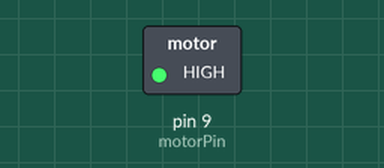
A sketch run on a simulated Arduino Uno, built with avr-gcc and run on an emulated ATmega328P. On the bench: switched loads named in the sketch (green lamp = pin HIGH).

Above: at 1.5 s.
At 4.5 s:
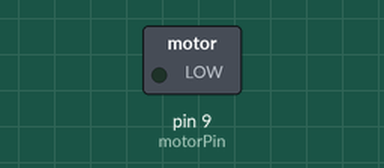
Timing chart, 0 to 7.8 s (numbered marks = the images above):
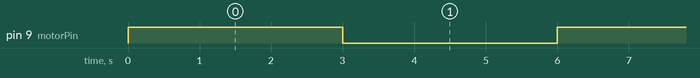

Measured:
- by itself, pin 9 (motorPin): alternates HIGH for 3.0 s and LOW for 3.0 s

The sketch:

dcMotor.ino
```cpp
const int motorPin = 9;

void setup() {
  pinMode(motorPin, OUTPUT);

  Serial.begin(9600);
}

void loop() {
  //serialSpeed();
  motorOnThenOff();
  //motorOnThenOffWithSpeed();
  //motorAcceleration();
}

void serialSpeed() {
  int speed;

  Serial.println("Type a speed (0-255) into the box above,");
  Serial.println("then click [send] or press [return]");
  Serial.println();

  while(true) {
    while (Serial.available() > 0) {
      speed = Serial.parseInt();
      speed = constrain(speed, 0, 255);

      Serial.print("Setting speed to ");
      Serial.println(speed);

      analogWrite(motorPin, speed);
    }
  }
}

void motorOnThenOff() {
  int onTime = 3000;
  int offTime = 3000;

  digitalWrite(motorPin, HIGH);
  delay(onTime);
  digitalWrite(motorPin, LOW);
  delay(offTime);
}

void motorOnThenOffWithSpeed() {
  int Speed1 = 225;
  int Time1 = 3000;

  int Speed2 = 125;
  int Time2 = 3000;

  analogWrite(motorPin, Speed1);
  delay(Time1);
  analogWrite(motorPin, Speed2);
  delay(Time2);
}

void motorAcceleration() {
  int speed;
  int delayTime = 20;

  for(speed = 0; speed <= 255; speed++) {
    analogWrite(motorPin, speed);
    delay(delayTime);
  }

  for(speed = 255; speed >= 0; speed--) {
    analogWrite(motorPin, speed);
    delay(delayTime);
  }
}
```
